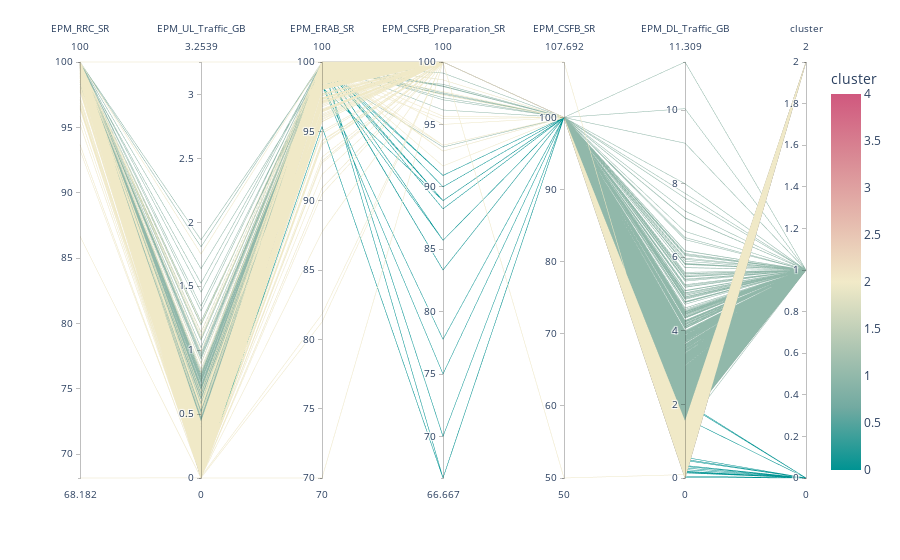

The code cell stored with this chart in its notebook:
### Code cell
fig = px.parallel_coordinates(X, color="cluster",
                              dimensions=['EPM_RRC_SR', 'EPM_UL_Traffic_GB', 'EPM_ERAB_SR','EPM_CSFB_Preparation_SR','EPM_CSFB_SR',
                                          'EPM_DL_Traffic_GB','cluster'],
                              color_continuous_scale=px.colors.diverging.Tealrose,
                              color_continuous_midpoint=2)
fig.show()

### Figure 1 — Plotly figure (JSON) as saved in the notebook; plotly's stock layout.template omitted (floating-point values rounded to 4 significant figures; data arrays with more than 128 entries replaced by an {"elided": "..."} marker saying what was removed)
{"data": [{"dimensions": [{"label": "EPM_RRC_SR", "values": {"elided": "7279 float values"}}, {"label": "EPM_UL_Traffic_GB", "values": {"elided": "7279 float values"}}, {"label": "EPM_ERAB_SR", "values": {"elided": "7279 float values"}}, {"label": "EPM_CSFB_Preparation_SR", "values": {"elided": "7279 float values"}}, {"label": "EPM_CSFB_SR", "values": {"elided": "7279 float values"}}, {"label": "EPM_DL_Traffic_GB", "values": {"elided": "7279 float values"}}, {"label": "cluster", "values": {"elided": "7279 int values"}}], "domain": {"x": [0, 1], "y": [0, 1]}, "line": {"color": {"elided": "7279 int values"}, "coloraxis": "coloraxis"}, "name": "", "type": "parcoords"}], "layout": {"autosize": true, "coloraxis": {"cmid": 2, "colorbar": {"title": {"text": "cluster"}}, "colorscale": [[0, "rgb(0, 147, 146)"], [0.1667, "rgb(114, 170, 161)"], [0.3333, "rgb(177, 199, 179)"], [0.5, "rgb(241, 234, 200)"], [0.6667, "rgb(229, 185, 173)"], [0.8333, "rgb(217, 137, 148)"], [1, "rgb(208, 88, 126)"]]}, "legend": {"tracegroupgap": 0}, "margin": {"t": 60}}}
